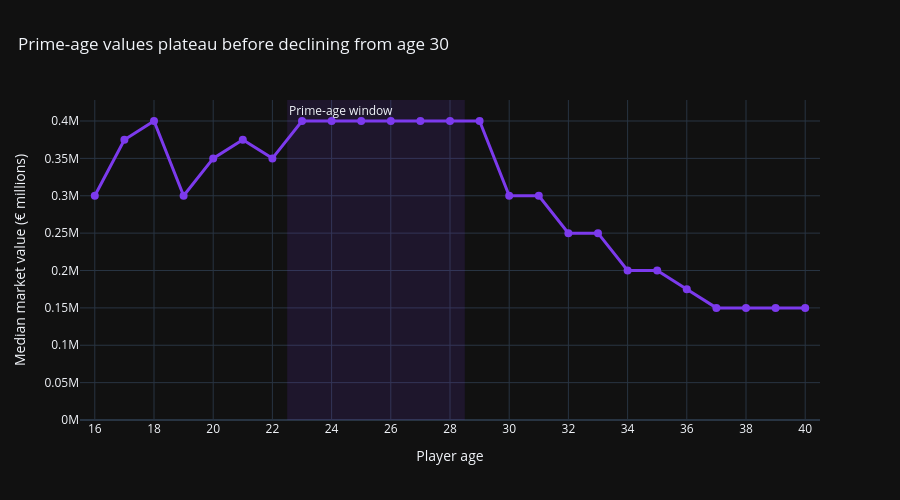

Notebook code cell kept with this figure:
### Code cell
# Find all ages tied for the highest median value.
maximum_median = (
    age_curve["median_value_millions"].max()
)

peak_ages = age_curve.loc[
    np.isclose(
        age_curve["median_value_millions"],
        maximum_median,
    ),
    "age",
].tolist()

print(
    "Highest median market value: "
    f"€{maximum_median:.2f}M"
)

print(
    "Ages sharing the highest median: "
    f"{peak_ages}"
)


# Create the corrected age-profile chart.
fig = go.Figure()

# Highlight the prime-age region.
fig.add_vrect(
    x0=22.5,
    x1=28.5,
    fillcolor=ACCENT,
    opacity=0.12,
    line_width=0,
    annotation_text="Prime-age window",
    annotation_position="top left",
)

fig.add_trace(
    go.Scatter(
        x=age_curve["age"],
        y=age_curve["median_value_millions"],
        mode="lines+markers",
        line={
            "color": ACCENT,
            "width": 3,
        },
        marker={
            "size": 8,
            "color": ACCENT,
        },
        customdata=age_curve[["player_count"]],
        hovertemplate=(
            "Age: %{x}"
            "<br>Median value: €%{y:.2f}M"
            "<br>Players: %{customdata[0]:,}"
            "<extra></extra>"
        ),
    )
)

fig.update_layout(
    template=PLOT_TEMPLATE,
    title={
        "text": (
            "Prime-age values plateau before "
            "declining from age 30"
        ),
        "x": 0.02,
    },
    xaxis_title="Player age",
    yaxis_title="Median market value (€ millions)",
    height=500,
    showlegend=False,
    hovermode="x unified",
)

fig.update_xaxes(
    dtick=2,
    range=[15.5, 40.5],
)

fig.update_yaxes(
    rangemode="tozero",
    ticksuffix="M",
)

fig.show()

### Figure 1 — Plotly figure (JSON) as saved in the notebook; plotly's stock layout.template omitted (floating-point values rounded to 4 significant figures)
{"data": [{"customdata": [[21], [100], [389], [773], [1217], [1658], [1955], [2224], [2218], [2294], [2367], [2319], [2300], [2327], [2115], [2113], [2044], [1835], [1635], [1401], [1250], [1143], [1004], [930], [765]], "hovertemplate": "Age: %{x}<br>Median value: €%{y:.2f}M<br>Players: %{customdata[0]:,}<extra></extra>", "line": {"color": "#7C3AED", "width": 3}, "marker": {"color": "#7C3AED", "size": 8}, "mode": "lines+markers", "type": "scatter", "x": [16, 17, 18, 19, 20, 21, 22, 23, 24, 25, 26, 27, 28, 29, 30, 31, 32, 33, 34, 35, 36, 37, 38, 39, 40], "y": [0.3, 0.375, 0.4, 0.3, 0.35, 0.375, 0.35, 0.4, 0.4, 0.4, 0.4, 0.4, 0.4, 0.4, 0.3, 0.3, 0.25, 0.25, 0.2, 0.2, 0.175, 0.15, 0.15, 0.15, 0.15]}], "layout": {"annotations": [{"showarrow": false, "text": "Prime-age window", "x": 22.5, "xanchor": "left", "xref": "x", "y": 1, "yanchor": "top", "yref": "y domain"}], "height": 500, "hovermode": "x unified", "shapes": [{"fillcolor": "#7C3AED", "line": {"width": 0}, "opacity": 0.12, "type": "rect", "x0": 22.5, "x1": 28.5, "xref": "x", "y0": 0, "y1": 1, "yref": "y domain"}], "showlegend": false, "title": {"text": "Prime-age values plateau before declining from age 30", "x": 0.02}, "xaxis": {"dtick": 2, "range": [15.5, 40.5], "title": {"text": "Player age"}}, "yaxis": {"rangemode": "tozero", "ticksuffix": "M", "title": {"text": "Median market value (€ millions)"}}}}
